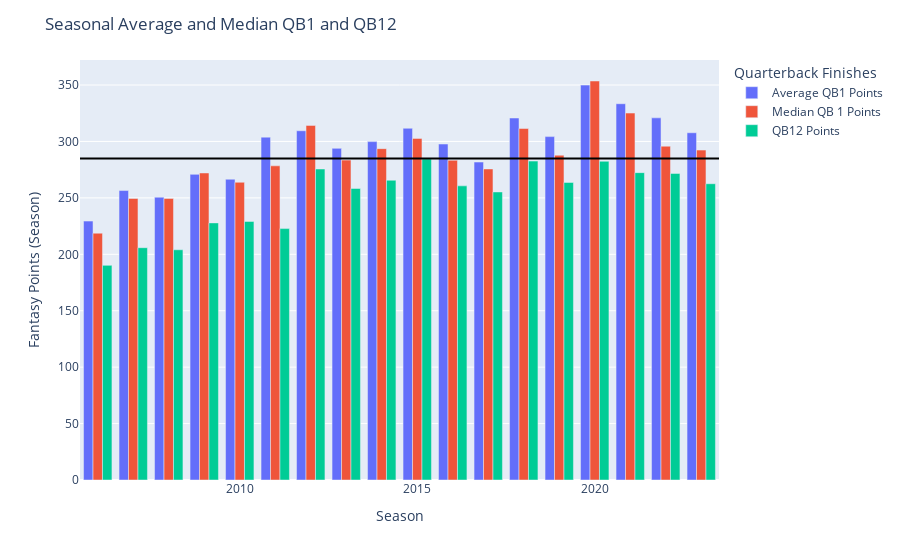

Source (notebook cell):
### Markdown cell above
# Bar Graph

### Code cell
fig = px.bar(merged_df, x="Season", y=list(merged_df.columns)[1:], barmode='group')

# Add a horizontal line at threshold for low QB
threshold = 285
fig.add_shape(type="line",
              x0=0, x1=1, y0=threshold, y1=threshold,
              line=dict(color="black", width=2),
              xref="paper", yref="y")

fig.update_layout(
    title='Seasonal Average and Median QB1 and QB12',
    xaxis_title="Season",
    yaxis_title='Fantasy Points (Season)',
    legend_title='Quarterback Finishes',
)

fig.write_html("../interactive-2.0/QB/2023-review/threshold-bar-qb1.html")

fig.show()

### Figure 1 — Plotly figure (JSON) as saved in the notebook; plotly's stock layout.template omitted (floating-point values rounded to 4 significant figures)
{"data": [{"alignmentgroup": "True", "hovertemplate": "variable=Average QB1 Points<br>Season=%{x}<br>value=%{y}<extra></extra>", "legendgroup": "Average QB1 Points", "marker": {"color": "#636efa", "pattern": {"shape": ""}}, "name": "Average QB1 Points", "offsetgroup": "Average QB1 Points", "orientation": "v", "showlegend": true, "textposition": "auto", "type": "bar", "x": [2006, 2007, 2008, 2009, 2010, 2011, 2012, 2013, 2014, 2015, 2016, 2017, 2018, 2019, 2020, 2021, 2022, 2023], "xaxis": "x", "y": [229.4, 256.5, 250.6, 270.8, 266.5, 303.8, 309.5, 293.9, 299.8, 311.7, 297.7, 281.8, 320.8, 304.3, 349.9, 333.4, 320.9, 307.7], "yaxis": "y"}, {"alignmentgroup": "True", "hovertemplate": "variable=Median QB 1 Points<br>Season=%{x}<br>value=%{y}<extra></extra>", "legendgroup": "Median QB 1 Points", "marker": {"color": "#EF553B", "pattern": {"shape": ""}}, "name": "Median QB 1 Points", "offsetgroup": "Median QB 1 Points", "orientation": "v", "showlegend": true, "textposition": "auto", "type": "bar", "x": [2006, 2007, 2008, 2009, 2010, 2011, 2012, 2013, 2014, 2015, 2016, 2017, 2018, 2019, 2020, 2021, 2022, 2023], "xaxis": "x", "y": [218.7, 249.4, 249.5, 272.1, 263.8, 278.4, 314.2, 283.5, 293.6, 302.7, 283.3, 275.6, 311.4, 287.8, 353.6, 325.1, 295.8, 292.4], "yaxis": "y"}, {"alignmentgroup": "True", "hovertemplate": "variable=QB12 Points<br>Season=%{x}<br>value=%{y}<extra></extra>", "legendgroup": "QB12 Points", "marker": {"color": "#00cc96", "pattern": {"shape": ""}}, "name": "QB12 Points", "offsetgroup": "QB12 Points", "orientation": "v", "showlegend": true, "textposition": "auto", "type": "bar", "x": [2006, 2007, 2008, 2009, 2010, 2011, 2012, 2013, 2014, 2015, 2016, 2017, 2018, 2019, 2020, 2021, 2022, 2023], "xaxis": "x", "y": [190.2, 205.9, 204.0, 227.8, 229.1, 222.8, 275.6, 258.3, 265.6, 284.5, 260.6, 255.3, 282.6, 263.7, 282.4, 272.4, 271.7, 262.5], "yaxis": "y"}], "layout": {"barmode": "group", "legend": {"title": {"text": "Quarterback Finishes"}, "tracegroupgap": 0}, "margin": {"t": 60}, "shapes": [{"line": {"color": "black", "width": 2}, "type": "line", "x0": 0, "x1": 1, "xref": "paper", "y0": 285, "y1": 285, "yref": "y"}], "title": {"text": "Seasonal Average and Median QB1 and QB12"}, "xaxis": {"anchor": "y", "domain": [0, 1], "title": {"text": "Season"}}, "yaxis": {"anchor": "x", "domain": [0, 1], "title": {"text": "Fantasy Points (Season)"}}}}
